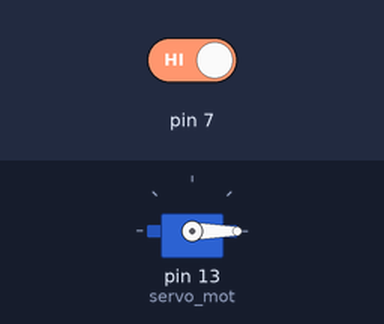
Recording of a sketch running on a simulated Arduino Uno, built with avr-gcc and run on an emulated ATmega328P. Parts: servo. The inputs (shaded band) are chosen by the test bench; at power-on: pin 7 HIGH.

Above: at 1.2 s.
1.3 s: pin 7 driven LOW
At 2.2 s:
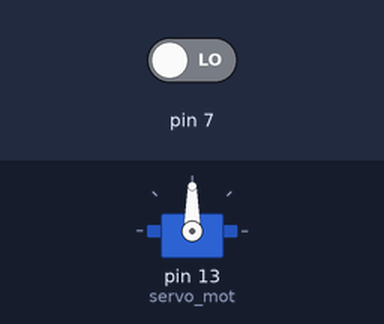
4.3 s: pin 7 driven HIGH
At 5.7 s:
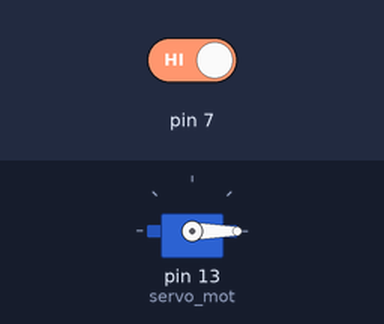
Timing chart, 0 to 7.3 s (numbered marks = the images above; inputs shaded):
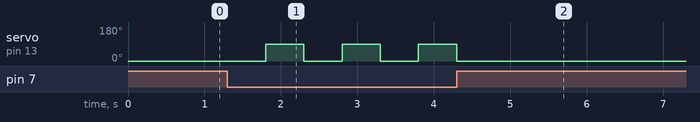

The sketch:

Arduinosample.ino
```cpp
#include <Servo.h>
Servo servo_mot; //initialiseing the servo
void setup() {   //setting the pinmode connections
 pinMode(7,INPUT);
 servo_mot.attach(13);
 servo_mot.write(0);//intially set the servo  to zero
}

void loop() {
if(digitalRead(7)==LOW)//if the person is in our circle then the digitalreadpin
                        //will produce of HIGH pulse the if became true
{

  servo_mot.write(0);//initially this will be zero
  delay(500);// making a delay of 0.5 sec
  servo_mot.write(90); //then servo rotates for an angle 90
  delay(500); // making delay
}
 else  //the person is not in our circle
 {
  servo_mot.write(0); // servo is at zero angle.
 }

}
```

Measured:
- after the input at 1.3 s, servo on pin 13 (servo_mot): alternates 90° for 0.50 s and 0° for 0.50 s, starting after 0.50 s
- after the input at 4.3 s, servo on pin 13 (servo_mot): goes on until 4.3 s, then stays 0°
